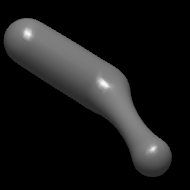
#> input picture plots/poster_sfn2024/lighting_variations/original_angle_with_lighting_0.png, 190 x 190 px, found by its file name
$ python contours_diff_lighting.py
#> lines starting #> are read from the running program, lines starting #| are printed output that depends on the picture; after the words box and inside, x2 and y2 are one past the last pixel; in counts of white or black regions, pixels touching at a corner belong together; long printed decimals are rounded
import numpy as np
from PIL import Image
from skimage import color
import matplotlib.pyplot as plt

def normalize_lightness(lightness):
    lightness_zeros_removed = lightness[lightness > 0]
    if lightness_zeros_removed.size > 0:
        l_min, l_max = np.percentile(lightness_zeros_removed, [1, 99])
        lightness_normalized = np.clip((lightness - l_min) / (l_max - l_min), 0, 1)
    else:
        lightness_normalized = np.zeros_like(lightness)
    return lightness_normalized

def create_lab_colormap(hue_values):
    L = np.full_like(hue_values, 75)  # Constant lightness
    a = np.cos(2 * np.pi * hue_values) * 100
    b = np.sin(2 * np.pi * hue_values) * 100
    lab = np.dstack((L, a, b))
    return color.lab2rgb(lab)

def adjust_brightness_range(grayscale, min_val=0.5, max_val=1.0):
    non_zero_mask = grayscale > 0
    adjusted = grayscale.copy()
    adjusted[non_zero_mask] = (max_val - min_val) * grayscale[non_zero_mask] + min_val
    return adjusted

def create_random_background(shape):
    hue = np.random.random(shape[:2])
    saturation = np.full_like(hue, 0.7)  # Fixed saturation
    value = np.full_like(hue, 0.5)  # Fixed brightness as requested
    hsv = np.dstack((hue, saturation, value))
    return color.hsv2rgb(hsv)


def adjust_brightness_range(grayscale, min_val=0.5, max_val=1.0):
    non_zero_mask = grayscale > 0
    adjusted = grayscale.copy()
    adjusted[non_zero_mask] = (max_val - min_val) * grayscale[non_zero_mask] + min_val
    return adjusted


def create_background_from_colored_image(colored_image, grayscale, dark_threshold=0.1):
    # Find pixels just above the dark threshold
    near_dark_mask = (grayscale > dark_threshold) & (grayscale < dark_threshold + 0.1)

    if np.any(near_dark_mask):
        # Get the colors of pixels just above the dark threshold
        near_dark_colors = colored_image[near_dark_mask]

        # Calculate the average color of these pixels
        background_color = np.mean(near_dark_colors, axis=0)

        # Darken the background color
        background_color = np.clip(background_color * 0.7, 0, 1)
    else:
        # Fallback to a dark gray if no suitable pixels are found
        background_color = np.array([0.1, 0.1, 0.1])

    print(f"Background color: {background_color}")
    return np.full_like(colored_image, background_color)


def process_image(original_image_path, lighting_image_path, output_dir):
    # Open and process images
    original_img = Image.open(original_image_path).convert('RGB')
    original_img_array = np.array(original_img)
    lighting_img = Image.open(lighting_image_path).convert('RGB')
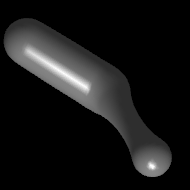
#> input picture plots/poster_sfn2024/lighting_variations/original_angle_with_lighting_1.png, 190 x 190 px, found by its file name
    lighting_img_array = np.array(lighting_img)

    original_rgb = original_img_array.astype(float) / 255.0
    lighting_rgb = lighting_img_array.astype(float) / 255.0

    # Convert to grayscale
    original_grayscale = np.mean(original_rgb, axis=2)
    lighting_grayscale = np.mean(lighting_rgb, axis=2)

    # Create mask for dark areas (adjust threshold as needed)
    dark_threshold = 0.000001
    dark_mask = original_grayscale < dark_threshold
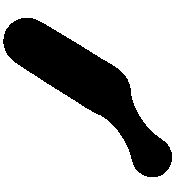
#> dark_mask: shape (190, 190) bool; 75.4% white; 1 black region, box (x1, y1, x2, y2) and area: (3, 18, 172, 177) 8866
    print(f"Percentage of dark pixels: {np.mean(dark_mask) * 100:.2f}%")
#| Percentage of dark pixels: 75.44%

    adjusted_original_grayscale = adjust_brightness_range(original_grayscale)
    adjusted_lighting_grayscale = adjust_brightness_range(lighting_grayscale)
#> call 2 of adjust_brightness_range, with min_val = 0.5, max_val = 1
#> in adjust_brightness_range (call 2), `adjusted[non_zero_mask] = (max_val - min_val) * grayscale[non_zero_mas..`:
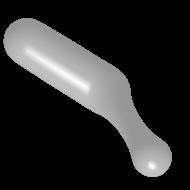
#> adjusted: shape (190, 190) float64; min 0, max 1, mean 0.167

    # Save adjusted grayscale image
    plt.imsave(f"{output_dir}/grayscale_image.png", adjusted_original_grayscale, cmap='gray')

    # Process original image
    original_hue_map = normalize_lightness(adjusted_original_grayscale)
#> in normalize_lightness, `lightness_zeros_removed = lightness[lightness > 0]`: lightness_zeros_removed = 8866 values, max 0.992 at index 4752, min 0.539 at index 1191, mean 0.696
#> in normalize_lightness, `l_min, l_max = np.percentile(lightness_zeros_removed, [1, 99])`: l_min = 0.561; l_max = 0.895
    original_colormap = create_lab_colormap(original_hue_map)
    plt.imsave(f"{output_dir}/original_colormap.png", original_colormap)

    # Create initial colored image
    original_colored_image = adjusted_original_grayscale[:, :, np.newaxis] * original_colormap

    # Create background from colored image
    background = create_background_from_colored_image(original_colored_image, original_grayscale, dark_threshold)
#> in create_background_from_colored_image, `near_dark_mask = (grayscale > dark_threshold) & (grayscale < dark_thre..`:
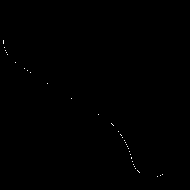
#> near_dark_mask: shape (190, 190) bool; 0.11% white in thin lines or dots, all inside (x1, y1, x2, y2) = (3, 40, 163, 177)
#> in create_background_from_colored_image, `near_dark_colors = colored_image[near_dark_mask]`: near_dark_colors = 41 rows, first 8: [0.547, 0.133, 0.405], [0.545, 0.133, 0.404], [0.541, 0.132, 0.401], [0.539, 0.132, 0.399], [0.539, 0.132, 0.399], [0.539, 0.132, 0.399], [0.539, 0.132, 0.399], [0.539, 0.132, 0.399]
#> in create_background_from_colored_image, `background_color = np.mean(near_dark_colors, axis=0)`: background_color = [0.54, 0.132, 0.4]
#> in create_background_from_colored_image, `background_color = np.clip(background_color * 0.7, 0, 1)`: background_color = [0.378, 0.0922, 0.28]
#| Background color: [0.378 0.09223  0.2799]
    plt.imsave(f"{output_dir}/debug_background.png", background)

    # Combine original colored image with background
    original_final_image = np.where(np.expand_dims(dark_mask, axis=2),
                                    background,
                                    original_colored_image)
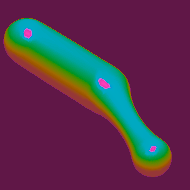
#> original_final_image: shape (190, 190, 3) float64; mean of channels 0, 1, 2 0.34, 0.2, 0.304; drawn as R, G, B
    plt.imsave(f"{output_dir}/original_final_image.png", np.clip(original_final_image, 0, 1))

    # Process lighting image
    lighting_hue_map = normalize_lightness(adjusted_lighting_grayscale)
    lighting_colormap = create_lab_colormap(lighting_hue_map)
#> in create_lab_colormap (call 2), `return color.lab2rgb(lab)`:
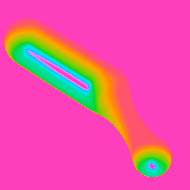
#> returned value: shape (190, 190, 3) float64; mean of channels 0, 1, 2 0.916, 0.335, 0.64; drawn as R, G, B
    plt.imsave(f"{output_dir}/lighting_colormap.png", lighting_colormap)

    # Create initial lighting colored image
    lighting_colored_image = adjusted_original_grayscale[:, :, np.newaxis] * lighting_colormap

    # Combine lighting colored image with background
    lighting_final_image = np.where(np.expand_dims(dark_mask, axis=2),
                                    background,
                                    lighting_colored_image)
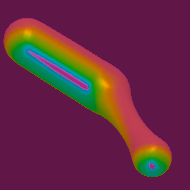
#> lighting_final_image: shape (190, 190, 3) float64; mean of channels 0, 1, 2 0.401, 0.173, 0.266; drawn as R, G, B
    plt.imsave(f"{output_dir}/lighting_final_image.png", np.clip(lighting_final_image, 0, 1))

    print(f"Shape of final image: {original_final_image.shape}")
#| Shape of final image: (190, 190, 3)
    print(f"Range of values in final image: {original_final_image.min()} to {original_final_image.max()}")
#| Range of values in final image: 0.0 to 0.9922


# Paths
original_image_path = "/home/r2_allen/git/EStimShape/plots/poster_sfn2024/lighting_variations/original_angle_with_lighting_0.png"
lighting_image_path = "/home/r2_allen/git/EStimShape/plots/poster_sfn2024/lighting_variations/original_angle_with_lighting_1.png"
output_dir = "/home/r2_allen/git/EStimShape/EStimShapeAnalysis/src/contours/data"

# Process images
process_image(original_image_path, lighting_image_path, output_dir)
